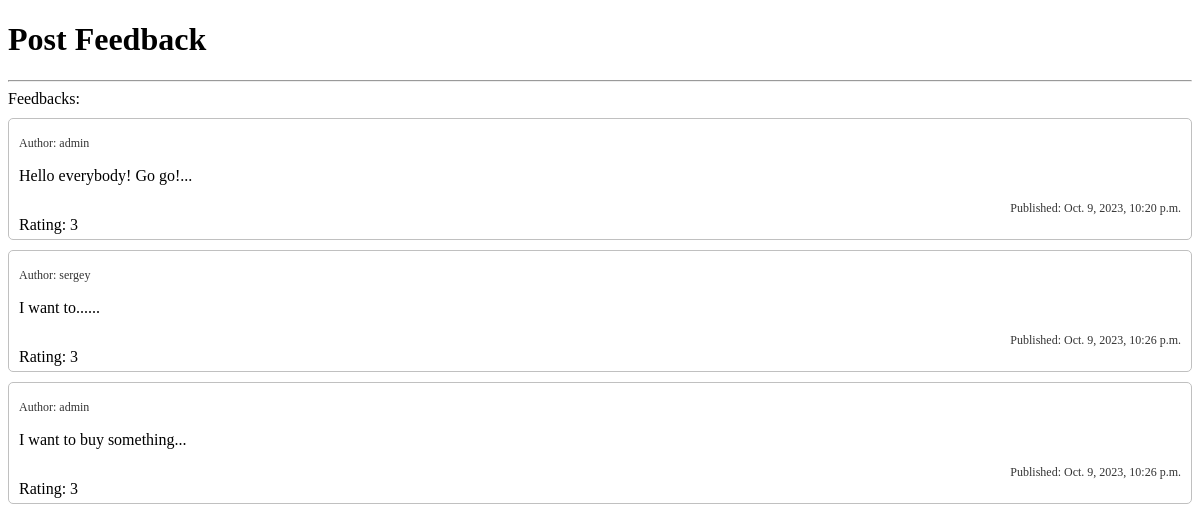
The page /post/detail/feedback/2 on the database as committed earlier.
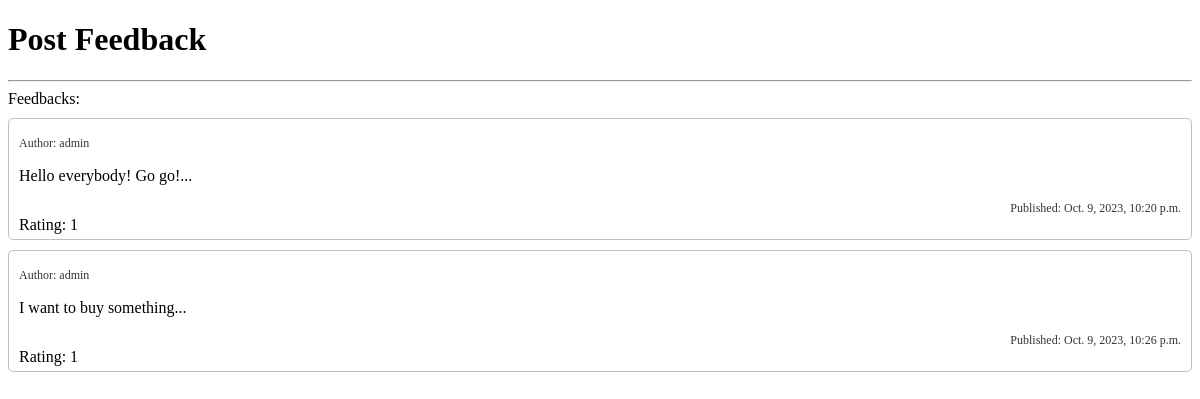
The same page on the database as committed later.
### blog/models.py (models this page shows, shortened)
class PostFeedback(models.Model):
    post = models.ForeignKey(Post, on_delete=models.CASCADE, related_name="post_feedbacks")
    author = models.ForeignKey('auth.USER', on_delete=models.CASCADE)
    text = models.CharField(max_length=255, verbose_name='Text')
    created = models.DateTimeField(auto_now_add=True)
    published_date = models.DateTimeField(auto_now_add=True, verbose_name='Published Date')
    rating = models.PositiveIntegerField(default=3, verbose_name='Rating')

### blog/views.py (the view)
# urls.py: path('post/detail/feedback/<int:post_pk>', post_feedback, name='post_feedback'),
def post_feedback(request, post_pk):
    post = Post.objects.get(pk=post_pk)
    post_feedbacks = PostFeedback.objects.filter(post_id=post_pk)
    context = {'post': post, 'feedbacks': post_feedbacks}
    return render(request, 'blog/post_feedback.html', context)

### blog/templates/blog/post_feedback.html (shortened to what this page needs)
<!DOCTYPE html>
<html lang="en">
<head>
</head>
<body>
<div>
    <h1>Post Feedback</h1>
    <hr>
    <div class="feedback_wrapper">
        Feedbacks:
        {% for feedback in feedbacks %}
        <div class="feedback">
            <p class="author">Author: {{ feedback.author }}</p>
            <p>{{ feedback.text }}...</p>
            <div style="display: flex; justify-content: end">
                <span class="date">Published: {{ feedback.published_date }}</span>
            </div>
             <div class="rating">
             Rating: {{feedback.rating}}
        </div>
        </div>
        {% endfor %}
    </div>
</div>
</body>
</html>

### blog/templates/blog/post_feedback.html (style rules this page uses)
.feedback_wrapper .feedback { padding: 5px 10px; border: 1px solid silver; border-radius: 5px; margin-top: 10px; }
.feedback_wrapper .feedback .author { font-size: 12px; opacity: 0.8; }
.feedback_wrapper .feedback .date { font-size: 12px; opacity: 0.8; }
.rating { display: flex; }

Rows that differ between the two databases and show on the page:
removed PostFeedback: author "sergey", text "I want to...", published_date "Oct. 9, 2023, 10:26 p.m.", rating "3"
changed PostFeedback "Hello everybody! Go go!": rating "3" → "1"
changed PostFeedback "I want to buy something": rating "3" → "1"
